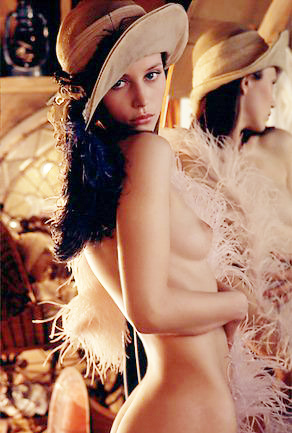
#> input picture opencv_python/形态学图像处理/lena.jpg, 292 x 433 px
$ python 'morphologyEx函数实现腐蚀膨胀、开闭运算.py'
#> lines starting #> are read from the running program, lines starting #| are printed output that depends on the picture; after the words box and inside, x2 and y2 are one past the last pixel; in counts of white or black regions, pixels touching at a corner belong together
import cv2

def main():
    # 读取图像
    image = cv2.imread("lena.jpg")
#> image is the input picture: shape (433, 292, 3); mean B, G, R 101.5, 122.7, 166.5
    if image is None:
        print("读取错误")
        return -1

    cv2.imshow("Original Image", image)

    # 转换为灰度图像
    image_gray = cv2.cvtColor(image, cv2.COLOR_BGR2GRAY)
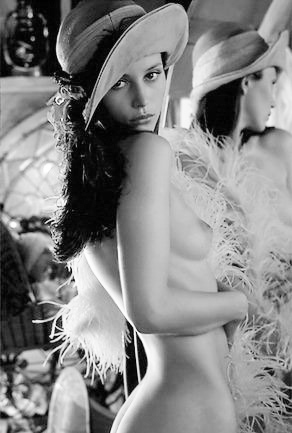
#> image_gray: shape (433, 292); min 0, max 255, mean 133.4

    # 转换为二值图
    _, image_bw = cv2.threshold(image_gray, 120, 255, cv2.THRESH_BINARY_INV)
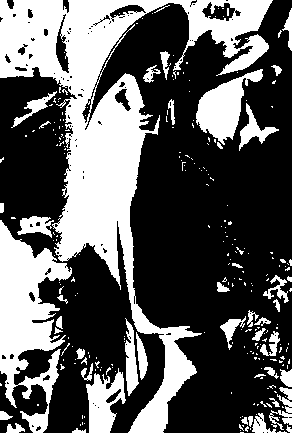
#> image_bw: shape (433, 292); 36.2% white; 261 white regions (214 under 20 px), largest, box (x1, y1, x2, y2) and area: (0, 0, 273, 433) 28022, (0, 220, 72, 433) 7409, (196, 69, 263, 145) 2270
    cv2.imshow("Binary Image", image_bw)

    # 构造矩形结构元素
    se = cv2.getStructuringElement(cv2.MORPH_RECT, (3, 3))

    # 使用morphologyEx函数进行腐蚀
    eroded_image = cv2.morphologyEx(image_bw, cv2.MORPH_ERODE, se)
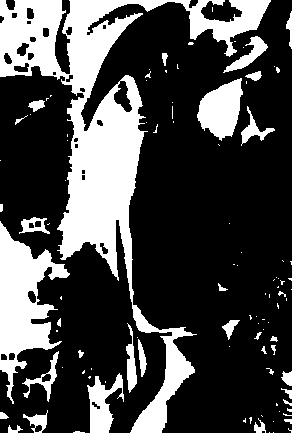
#> eroded_image: shape (433, 292); 28% white; 104 white regions (70 under 20 px), largest, box (x1, y1, x2, y2) and area: (0, 0, 271, 433) 23056, (0, 221, 70, 404) 5523, (197, 78, 243, 141) 1833
    cv2.imshow("Eroded Image", eroded_image)

    # 使用morphologyEx函数进行膨胀
    dilated_image = cv2.morphologyEx(image_bw, cv2.MORPH_DILATE, se)
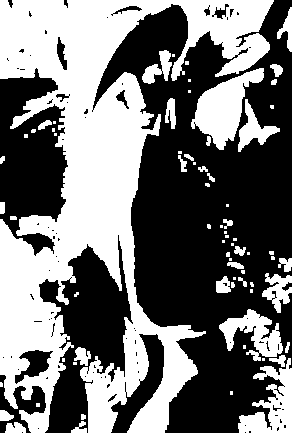
#> dilated_image: shape (433, 292); 45.4% white; 72 white regions (38 under 20 px), largest, box (x1, y1, x2, y2) and area: (0, 0, 274, 433) 46320, (191, 68, 264, 150) 2710, (238, 358, 292, 433) 2047
    cv2.imshow("Dilated Image", dilated_image)

    # 使用morphologyEx函数进行开运算
    opened_image = cv2.morphologyEx(image_bw, cv2.MORPH_OPEN, se)
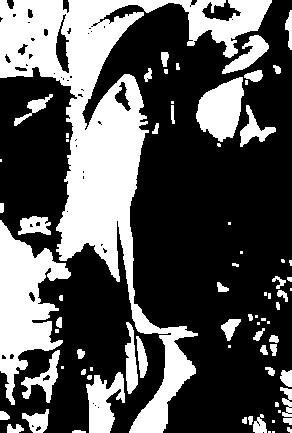
#> opened_image: shape (433, 292); 34% white; 76 white regions (27 under 20 px), largest, box (x1, y1, x2, y2) and area: (0, 0, 272, 433) 26434, (0, 220, 71, 405) 6214, (196, 77, 244, 142) 2065
    cv2.imshow("Opened Image", opened_image)

    # 使用morphologyEx函数进行闭运算
    closed_image = cv2.morphologyEx(image_bw, cv2.MORPH_CLOSE, se)
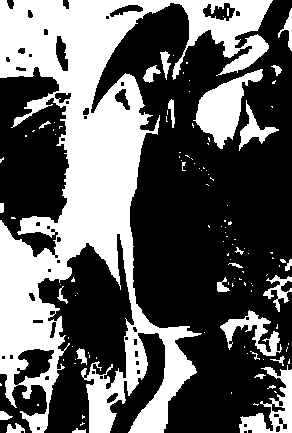
#> closed_image: shape (433, 292); 38.2% white; 118 white regions (92 under 20 px), largest, box (x1, y1, x2, y2) and area: (0, 0, 273, 433) 40745, (193, 69, 263, 149) 2356, (239, 365, 292, 433) 1401
    cv2.imshow("Closed Image", closed_image)

    cv2.waitKey(0)  # 暂停，保持图像显示，等待按键结束

if __name__ == "__main__":
    main()
